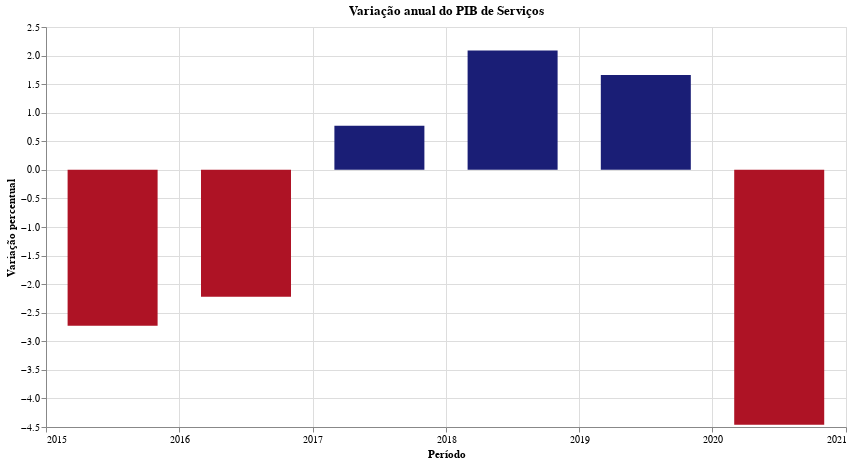

The notebook cell saved with this chart:
### Code cell
fig = (
    alt.Chart(
        PIB_setor['PIB_serviços'].reset_index(),
        title='Variação anual do PIB de Serviços',
        width=800,
        height=400)
    .mark_bar(width=90)
    .encode(
        x = alt.X('year(index):T', title='Período'),
        y = alt.Y('PIB_serviços:Q', title='Variação percentual'),
        color=highlight_breakpoint("PIB_serviços"),
        tooltip=alt.Tooltip(['year(index):T', 'PIB_serviços:Q'])
    )
)
fig

### Figure 1 — Vega-Lite specification as saved in the notebook (floating-point values rounded to 4 significant figures)
{"config": {"view": {"continuousWidth": 400, "continuousHeight": 300}}, "data": {"name": "data-b522f49e468bfbcb831cb4b7c0d8579b"}, "mark": {"type": "bar", "width": 90}, "encoding": {"color": {"condition": {"value": "#ae1325", "test": "datum.PIB_serviços <= 0"}, "value": "#1a1e76"}, "tooltip": [{"type": "temporal", "field": "index", "timeUnit": "year"}, {"type": "quantitative", "field": "PIB_serviços"}], "x": {"type": "temporal", "field": "index", "timeUnit": "year", "title": "Período"}, "y": {"type": "quantitative", "field": "PIB_serviços", "title": "Variação percentual"}}, "height": 400, "title": "Variação anual do PIB de Serviços", "width": 800, "$schema": "https://vega.github.io/schema/vega-lite/v4.8.1.json", "datasets": {"data-b522f49e468bfbcb831cb4b7c0d8579b": [{"index": "2015-01-01T00:00:00", "PIB_serviços": -2.73}, {"index": "2016-01-01T00:00:00", "PIB_serviços": -2.22}, {"index": "2017-01-01T00:00:00", "PIB_serviços": 0.77}, {"index": "2018-01-01T00:00:00", "PIB_serviços": 2.09}, {"index": "2019-01-01T00:00:00", "PIB_serviços": 1.66}, {"index": "2020-01-01T00:00:00", "PIB_serviços": -4.46}]}}
